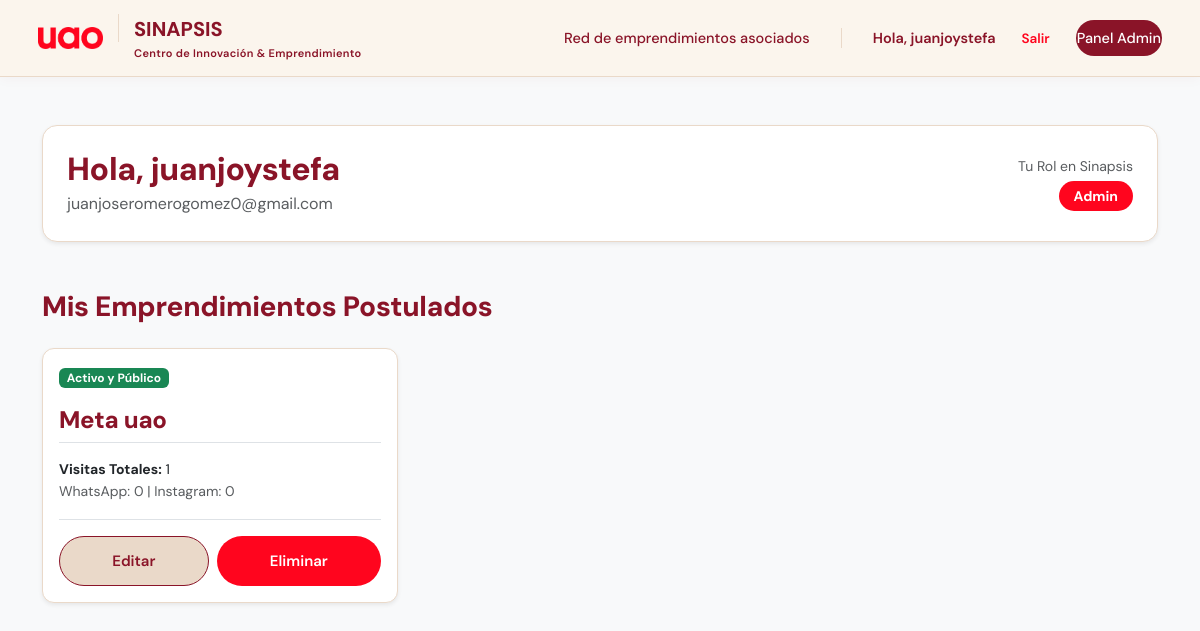
/accounts/profile/ (signed in), run on an earlier commit of the app's database.
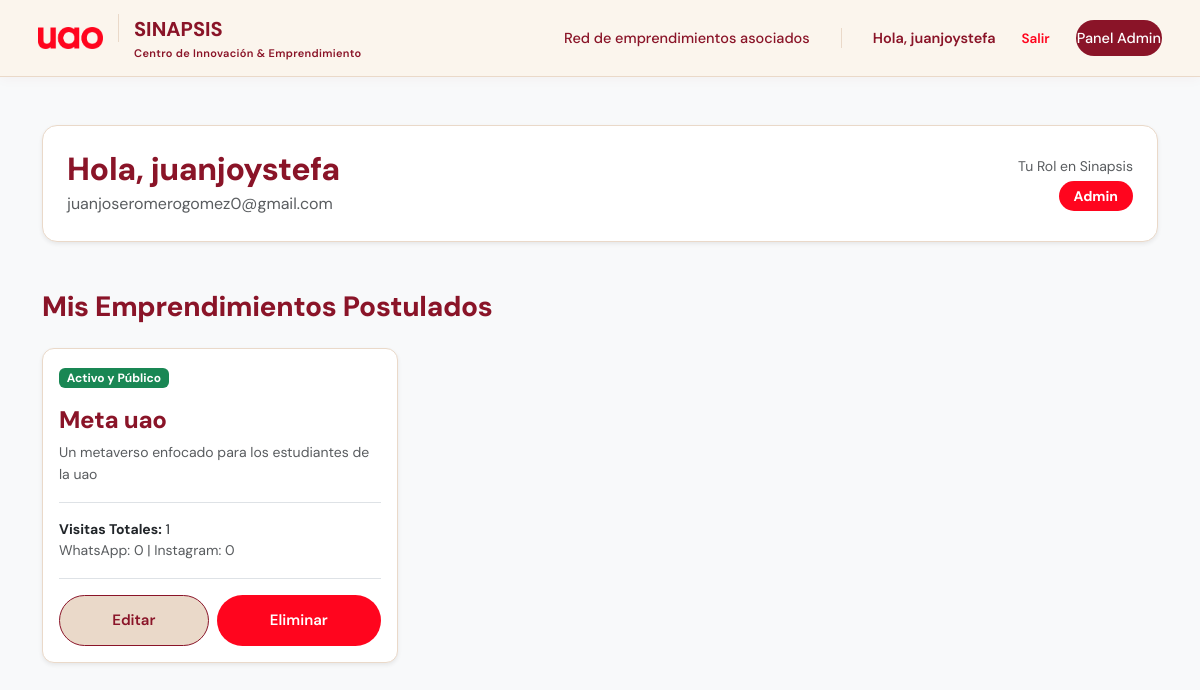
And on a later commit of the database.
### modulos/emprendimientos/models.py (models this page shows, shortened)
class Emprendimiento(models.Model):
    ESTADOS = (
        ('pendiente', 'Pendiente'),
        ('activo', 'Activo'),
        ('rechazado', 'Rechazado'),
    )
    idEmprendimiento = models.AutoField(primary_key=True)
    nombre = models.CharField(max_length=100)
    descripcion = models.TextField(blank=True, null=True, max_length=1000) # Para que el admin sepa de qué trata
    creador = models.ForeignKey(User, on_delete=models.SET_NULL, null=True, blank=True, related_name="emprendimientos")
    estado = models.CharField(max_length=20, choices=ESTADOS, default='pendiente')
    fecha_creacion = models.DateTimeField(auto_now_add=True)
    link_whatsapp = models.CharField(max_length=20, blank=True, null=True, help_text="Solo números")
    link_instagram = models.URLField(blank=True, null=True)
    logo = models.ImageField(upload_to='emprendimientos/logos/', null=True, blank=True)
    totalVistas = models.IntegerField(default=0)
    vistas_wa = models.IntegerField(default=0)
    vistas_ig = models.IntegerField(default=0)
    vistas_web = models.IntegerField(default=0)

### modulos/emprendimientos/views.py (the view)
# urls.py: path("accounts/profile/", views.perfil_usuario, name="perfil"),
@login_required
def perfil_usuario(request):
    mis_emprendimientos = Emprendimiento.objects.filter(creador=request.user).order_by('-fecha_creacion')
    return render(request, 'perfil/perfil.html', {
        'mis_emprendimientos': mis_emprendimientos
    })

### templates/perfil/perfil.html (shortened to what the changed rows need)
{% load static %}
<!DOCTYPE html>
<html lang="es">
<head>
    <link href="https://cdn.jsdelivr.net/npm/bootstrap@5.3.0/dist/css/bootstrap.min.css" rel="stylesheet">
    <link rel="stylesheet" href="{% static 'css/stylesLanding.css' %}">
    <link rel="stylesheet" href="{% static 'css/stylesNavbar.css' %}">
</head>
<body class="bg-light">
    <div class="container mt-5 mb-5">
        <div class="card shadow-sm p-4 mb-5" style="border-radius: 15px; border: 1px solid var(--borde);">
            <div class="d-flex justify-content-between align-items-center">
                <div>
                    <h2 class="mb-1" style="color: var(--tinta);">Hola, {{ request.user.username }}</h2>
                </div>
            </div>
        </div>
        <div class="row g-4">
            {% for emp in mis_emprendimientos %}
            <div class="col-md-4">
                <div class="card h-100 shadow-sm" style="border-radius: 12px; border: 1px solid var(--borde);">
                    <div class="card-body d-flex flex-column">
                        <div class="mb-3">
                            {% if emp.estado == 'activo' %}
                            <span class="badge bg-success">Activo y Público</span>
                            {% elif emp.estado == 'pendiente' %}
                            <span class="badge bg-warning text-dark">En Revisión</span>
                            {% elif emp.estado == 'rechazado' %}
                            <span class="badge bg-danger">Requiere Ajustes</span>
                            {% endif %}
                        </div>
                        <h4 class="card-title" style="color: var(--tinta);">{{ emp.nombre }}</h4>
                        {% if emp.descripcion %}
                        <p class="card-text text-muted small">{{ emp.descripcion|truncatechars:80 }}</p>
                        {% endif %}
                        <div class="mt-auto pt-3 border-top">
                            <p class="mb-0 small"><strong>Visitas Totales:</strong> {{ emp.totalVistas }}</p>
                            <p class="mb-0 small text-muted">WhatsApp: {{ emp.vistas_wa }} | Instagram: {{ emp.vistas_ig }}</p>
                        </div>
                        <div class="d-flex gap-2 mt-3 pt-3 border-top">
                            <a href="{% url 'editar_emprendimiento' emp.idEmprendimiento %}?next={{ request.path }}"
                            class="btn btn-outline flex-grow-1 justify-content-center"
                            style="background-color: var(--borde); color: var(--tinta); font-weight: 600; border-radius: 999px;">
                                Editar
                            </a>
                            <form action="{% url 'eliminar_emprendimiento' emp.idEmprendimiento %}?next={{ request.path }}"
                                method="POST"
                                class="flex-grow-1 m-0 d-flex"
                                onsubmit="return confirm('¿Estás seguro de que deseas eliminar este emprendimiento? Esta acción no se puede deshacer.');">
                                <button type="submit"
                                        class="btn flex-grow-1 justify-content-center"
                                        style="background-color: var(--rojo); color: white; font-weight: 600; border-radius: 999px;">
                                    Eliminar
                                </button>
                            </form>
                        </div>
                    </div>
                </div>
            </div>
            {% endfor %}
        </div>
    </div>
</body>
</html>

What changed in the data, as far as the page shows it:
changed Emprendimiento "Meta uao": descripcion (not shown) → "Un metaverso enfocado para los estudiantes de la uao"
